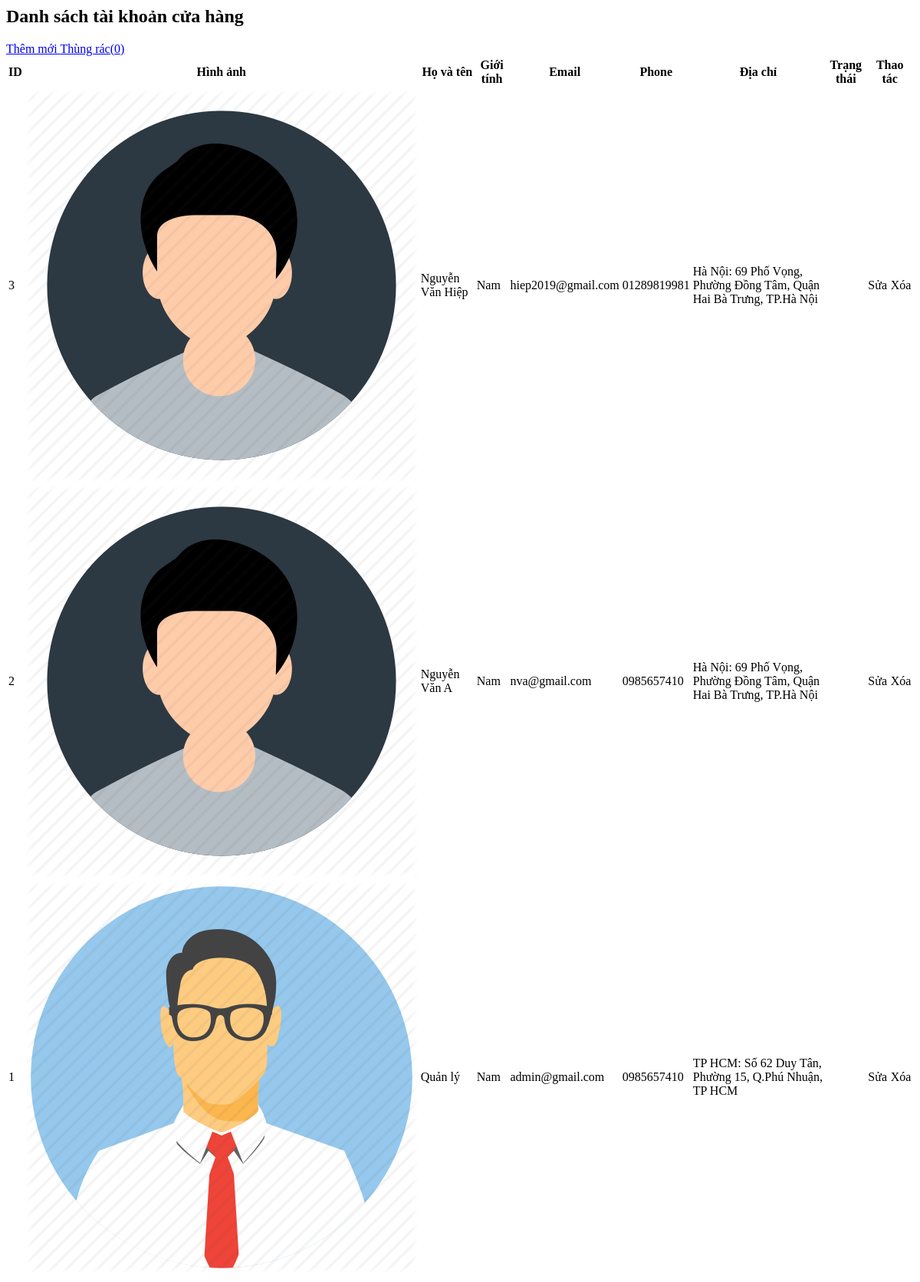
The app's page /shopbanhangcongnghe/admincp/modules/quanlynhanvien/lietke.php with its own data.
### tables this page shows
CREATE TABLE `nhanvien` (
  `msnv` int(11) NOT NULL,
  `hotennv` varchar(255) NOT NULL,
  `username` varchar(255) NOT NULL,
  `password` varchar(255) NOT NULL,
  `chucvu` int(11) NOT NULL,
  `img` varchar(100) NOT NULL,
  `email` varchar(100) NOT NULL,
  `phone` varchar(13) NOT NULL,
  `diachi` varchar(255) NOT NULL,
  `gender` int(11) NOT NULL,
  `status` int(11) NOT NULL,
  `created` timestamp NOT NULL DEFAULT current_timestamp() ON UPDATE current_timestamp()
);

### shopbanhangcongnghe/admincp/modules/quanlynhanvien/lietke.php (the view, shortened to what this page needs)
<?php
    $sql="select * from nhanvien order by msnv desc ";
    $conn=mysqli_connect($tenmaychu,$tentaikhoan,$pass,$csdl);
    $run=mysqli_query($conn,$sql);
?>
<div class="content-wrapper" style="min-height: 636px;">
    <section class="content-header">
        <h1><span class="glyphicon glyphicon-user"></span> Danh sách tài khoản cửa hàng</h1>
        <div class="breadcrumb">
            <a class="btn btn-primary btn-sm" href="index.php?quanly=quanlynhanvien&ac=them" role="button">
                <span class="fa fa-user-plus"></span> Thêm mới
            </a>
            <a class="btn btn-primary btn-sm" href="index.php?quanly=thongke&ac=lietke" role="button">
                <span class="glyphicon glyphicon-trash"></span> Thùng rác(0)
            </a>
        </div>
    </section>
    <section class="content">
        <div class="row">
            <div class="col-md-12">
                <div class="box" id="view">
                    <div class="box-header with-border">
                        <div class="box-body">
                            <div class="row" style="padding:0px; margin:0px;">
                                <div class="table-responsive">
                                    <table class="table table-hover table-bordered">
                                        <thead>
                                            <tr>
                                                <th class="text-center">ID</th>
                                                <th>Hình ảnh</th>
                                                <th>Họ và tên</th>
                                                <th class="text-center ">Giới tính</th>
                                                <th>Email</th>
                                                <th>Phone</th>
                                                <th>Địa chỉ</th>
                                                <th class="text-center ">Trạng thái</th>
                                                <th class="text-center " colspan="2 ">Thao tác</th>
										    </tr>
                                        </thead>
									    <tbody>
                                            <?php
                                                if($run){
                                                    while($dong=mysqli_fetch_array($run)){
                                            ?>
										    <tr>
                                                <td class="text-center "><?php echo $dong['msnv'] ?></td>
                                                <td style="width:100px ">
                                                    <img src="modules/quanlynhanvien/uploads/<?php echo $dong['img'] ?>" class="img-responsive "/>
                                                </td>
                                                <td><?php echo $dong['hotennv'] ?></td>
                                                <td class="text-center ">
                                                    <?php
                                                        if($dong['gender']== 1){ echo'Nam';}
                                                        else{echo'Nữ';}
                                                    ?>
                                                </td>
                                                <td><?php echo $dong['email']?></td>
                                                <td><?php echo $dong['phone'] ?></td>
                                                <td><?php echo $dong['diachi'] ?></td>
                                                <td class="text-center ">
                                                </td>
                                                <td class="text-center ">
                                                    <a class="btn btn-success btn-xs " onclick="EditFile(<?php echo $dong['msnv'] ?>)" role="button ">
                                                        <span class="glyphicon glyphicon-edit "></span> Sửa
                                                    </a>
												</td>
												<td class="text-center ">
                                                    <a class="btn btn-danger btn-xs " onclick="DeleteFile(<?php echo $dong['msnv'] ?>)" role="button ">
                                                        <span class="glyphicon glyphicon-edit "></span>Xóa
                                                    </a>
											    </td>
                                            </tr>
                                            <?php
                                                }
                                            }
                                            ?>
                                        </tbody>
								    </table>
							    </div>
						    </div>
					    </div>
				    </div>
		        </div>
	    </div>
        </div>
    </section>
</div>

### records on screen
nhanvien: msnv "3", img (picture), hotennv "Nguyễn Văn Hiệp", gender "Nam", email "hiep2019@gmail.com", phone "01289819981", diachi "Hà Nội: 69 Phố Vọng, Phường Đồng Tâm, Quận Hai Bà Trưng, TP.Hà Nội"
nhanvien: msnv "2", img (picture), hotennv "Nguyễn Văn A", gender "Nam", email "nva@gmail.com", phone "0985657410", diachi "Hà Nội: 69 Phố Vọng, Phường Đồng Tâm, Quận Hai Bà Trưng, TP.Hà Nội"
nhanvien: msnv "1", img (picture), hotennv "Quản lý", gender "Nam", email "admin@gmail.com", phone "0985657410", diachi "TP HCM: Số 62 Duy Tân, Phường 15, Q.Phú Nhuận, TP HCM"
